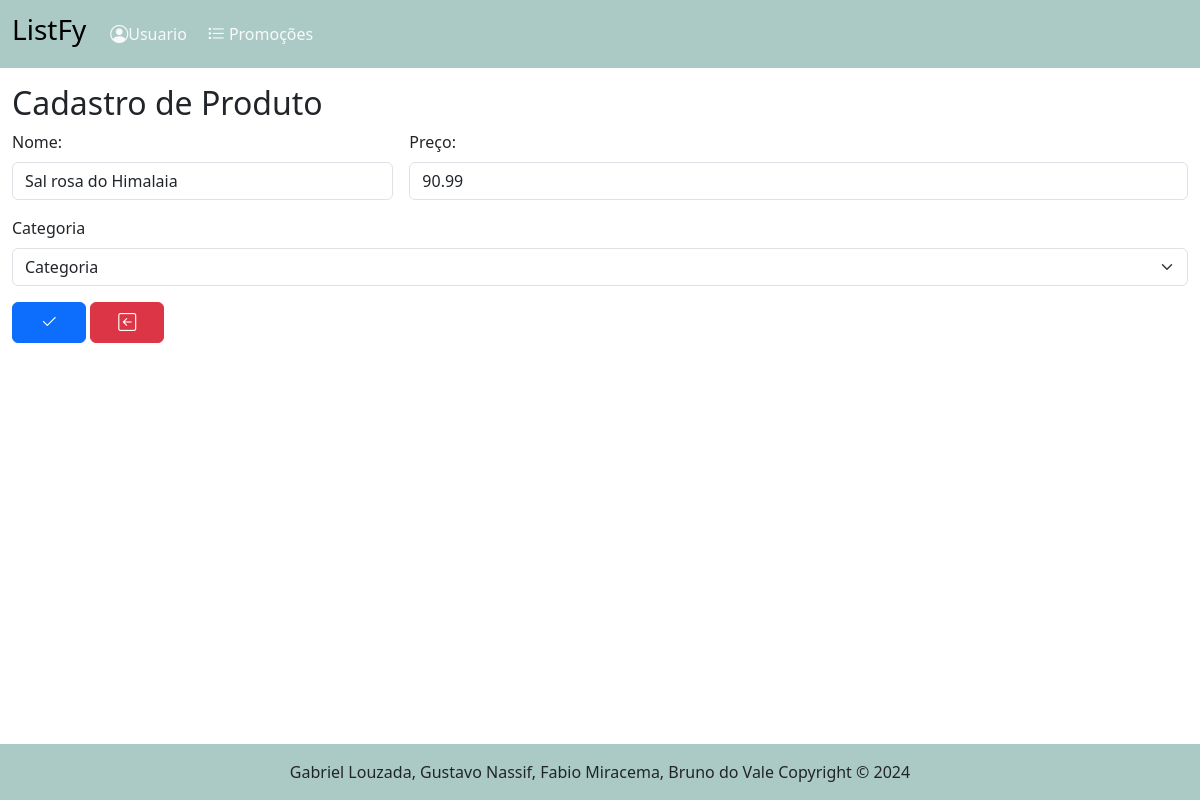
The page /produto/alterar_produto/9 on the database as committed earlier.
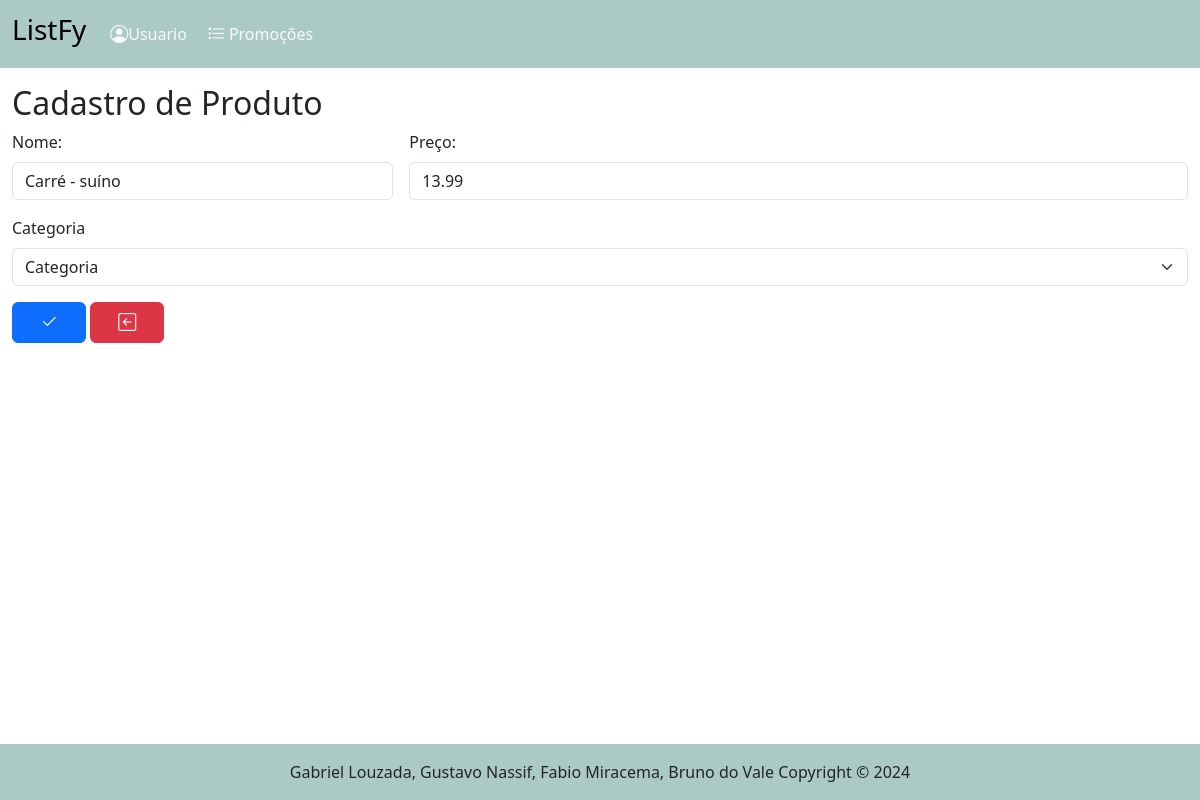
The same page on the database as committed later.
### tables this page shows
CREATE TABLE "produto" (
	"id_produto"	INTEGER,
	"nome_produto"	TEXT NOT NULL,
	"id_categoria"	INTEGER NOT NULL,
	"valor_produto"	REAL NOT NULL,
	PRIMARY KEY("id_produto" AUTOINCREMENT),
	FOREIGN KEY("id_categoria") REFERENCES "categoria"("id_categoria")
);

### routes/produto_routes.py (the view)
@router.get("/alterar_produto/{id:int}",)
async def get_alterar_produto(request: Request, id: int=0):
    produto = obter_um_produto(id)
    categoria = obter_todas_categorias()
    return templates.TemplateResponse("/produto/alterar_produto.html",{"request":request, "produto":produto, "categoria":categoria})

### templates/produto/alterar_produto.html (shortened to what this page needs)
{% extends "base.html" %}
{% block conteudo %}
<main class="container-fluid">
    <h2 class="mt-3">Cadastro de Produto</h2>
    <form class="row g-3 needs-validation" method="post" action="/produto/post_alterar_produto" novalidate>
        <div class="col-md-4">
            <label for="produto.nome_produto" class="form-label">Nome:</label>
            <input type="text" name="nome_produto" class="form-control" id="produto.nome_produto" value="{{ produto.nome_produto }}" required>
        </div>
        <div class="col-md-8">
            <label for="produto.valor_produto" class="form-label">Preço:</label>
            <input type="text" name="valor_produto" class="form-control" id="produto.valor_produto" value="{{ produto.valor_produto }}" required>
        </div>
        <div class="col-md-12">
          <label for="id_categoria" class="form-label">Categoria</label>
          <select class="form-select" id="id_categoria" name="id_categoria" required>
            <option value="">Categoria</option>
          </select>
        </div>
        <div class="col-12">
          <button class="btn btn-primary" type="submit"><i class="bi bi-check2"></i></button>
          <a href="/lista" class="btn btn-danger"><i class="bi bi-arrow-left-square"></i></a>
        </div>
    </form>
</main>
{% endblock %}

Rows that differ between the two databases and show on the page:
changed produto: nome_produto "Sal rosa do Himalaia" → "Carré - suíno"; valor_produto "90.99" → "13.99"
